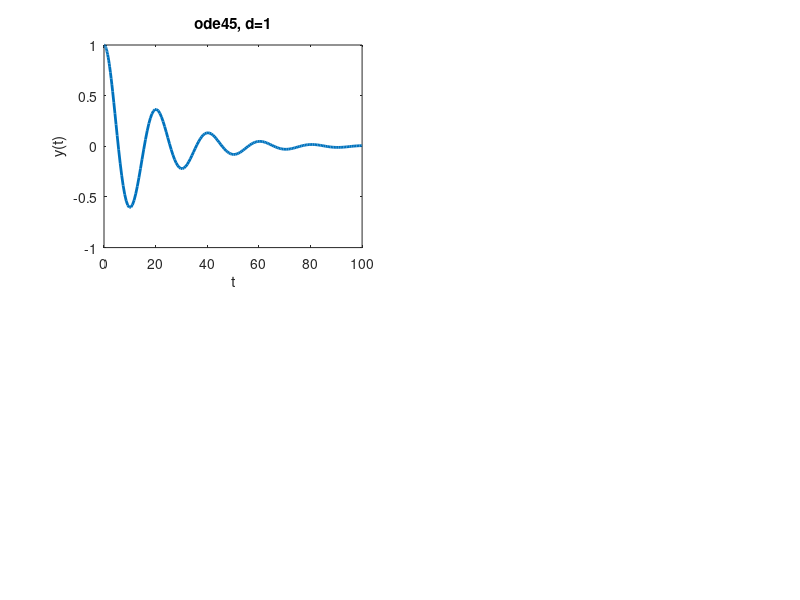

Recreate this plot in MATLAB. (Note: this script raises an error after producing the figure.)
% Kap_07_FederMasse.m
function Feder_Masse_Daempfer
% Feder-Masse-Daempfer
 tspan = [0 100]; d = 1;
 y0 = [1;0]; options=odeset('Stats','on');
 [t,y] = ode45(@(t,y) dgl_feder(t,y,d),tspan,y0,options);
 subplot(2,2,1); plot(t,y(:,1),'Linewidth',2); 
 title('ode45, d=1'); xlabel('t'); ylabel('y(t)');
 [t,y] = ode15s(@(t,y) dgl_feder(t,y,d),tspan,y0,options);
 subplot(2,2,2); plot(t,y(:,1),'Linewidth',2); 
 title('ode15s, d=1'); xlabel('t'); ylabel('y(t)');
% d=1000
 tspan = [0 10000]; d = 1000;
 [t,y] = ode45(@(t,y) dgl_feder(t,y,d),tspan,y0,options);
 subplot(2,2,3); plot(t,y(:,1),'Linewidth',2); 
 title('ode45, d=1000'); xlabel('t'); ylabel('y(t)');
 [t,y] = ode15s(@(t,y) dgl_feder(t,y,d),tspan,y0,options);
 subplot(2,2,4); plot(t,y(:,1),'Linewidth',2); 
 title('ode15s, d=1000'); xlabel('t'); ylabel('y(t)');
end

function dy = dgl_feder(t,y,d)
 m = 10; k = 1;
 dy = [y(2); -k/m*y(1)-d/m*y(2)];
end
